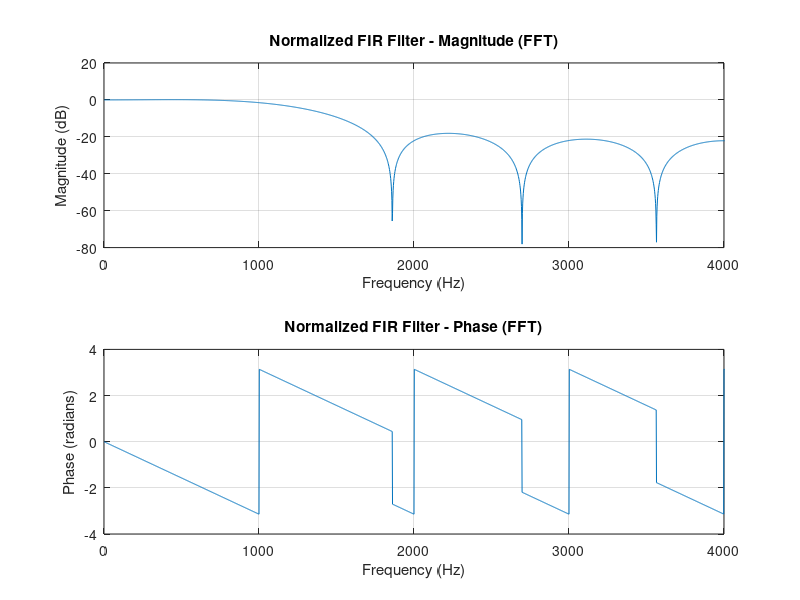
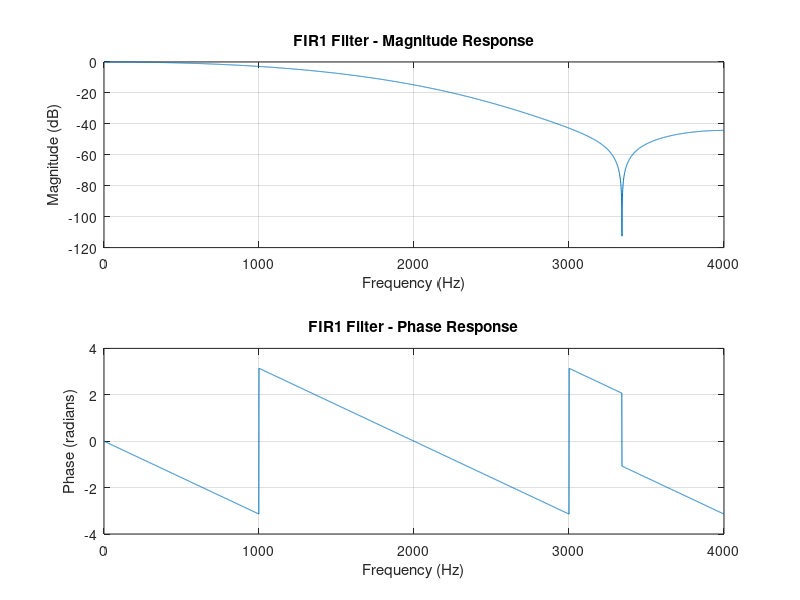
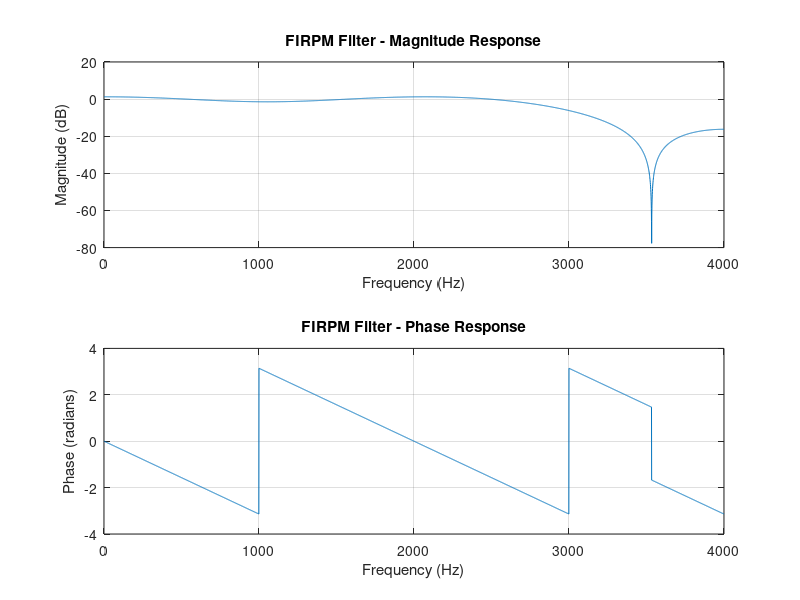
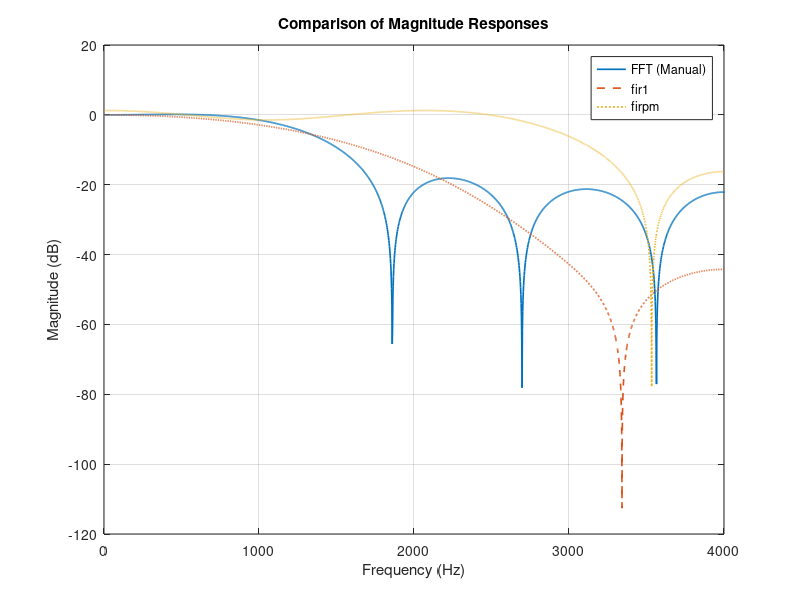

Source code (MATLAB) for these figures, in order:
clc; clear; close all;

%% -------------------------------
% STEP 1: Ideal Impulse Response hd[n]
% H(θ) = 1 for |θ| ≤ π/3 → sinc function in time domain
% hd[n] = (1/π) * ∫_{-π/3}^{π/3} e^(jθn) dθ = sin(πn/3)/(πn)

N = 9;                   % Filter length
M = (N - 1)/2;           % Half-length for symmetric FIR
n = -M:M;                % Time indices

% Ideal impulse response hd[n]
hd = sin(pi*n/3) ./ (pi*n);  
hd(M+1) = 1/3;           % Handle n = 0 separately to avoid NaN

%% -------------------------------
% STEP 2: Apply Rectangular Window (just keep hd as it is)
h = hd;                 % Rectangular window = 1

%% -------------------------------
% STEP 3: Normalize the Filter (DC gain = 1)
h = h / sum(h);         % Normalize DC gain

% Frequency response using FFT (without freqz)
Nfft = 4096;
H_fft = fft(h, Nfft);
H_mag = 20*log10(abs(H_fft));  % dB scale
H_phase = angle(H_fft);

f = (0:Nfft-1)*(8000/Nfft);    % Frequency axis in Hz

% Plot magnitude and phase
figure;
subplot(2,1,1);
plot(f, H_mag);
xlabel('Frequency (Hz)');
ylabel('Magnitude (dB)');
title('Normalized FIR Filter - Magnitude (FFT)');
xlim([0 4000]); grid on;

subplot(2,1,2);
plot(f, H_phase);
xlabel('Frequency (Hz)');
ylabel('Phase (radians)');
title('Normalized FIR Filter - Phase (FFT)');
xlim([0 4000]); grid on;

%% -------------------------------
% STEP 4: FIR Design using fir1 (Rectangular Window)
Wn = (1/3);                      % Normalized cutoff π/3 = 1/3 of π
b_fir1 = fir1(N-1, Wn, 'low');   % FIR low-pass using rectangular window

% Frequency response
[H1, f1] = freqz(b_fir1, 1, Nfft, 8000);
figure;
subplot(2,1,1);
plot(f1, 20*log10(abs(H1)));
xlabel('Frequency (Hz)');
ylabel('Magnitude (dB)');
title('FIR1 Filter - Magnitude Response');
xlim([0 4000]); grid on;

subplot(2,1,2);
plot(f1, angle(H1));
xlabel('Frequency (Hz)');
ylabel('Phase (radians)');
title('FIR1 Filter - Phase Response');
xlim([0 4000]); grid on;

%% -------------------------------
% STEP 5: Design using firpm (Parks-McClellan)
% Bands: [0 2666 3333 4000] Hz (normalized)
f_p = 2000; f_s = 2666;
bands = [0 2666 3333 4000]/(8000/2);
desired = [1 1 0 0];
b_pm = firpm(N-1, bands, desired);

% Frequency response
[H2, f2] = freqz(b_pm, 1, Nfft, 8000);
figure;
subplot(2,1,1);
plot(f2, 20*log10(abs(H2)));
xlabel('Frequency (Hz)');
ylabel('Magnitude (dB)');
title('FIRPM Filter - Magnitude Response');
xlim([0 4000]); grid on;

subplot(2,1,2);
plot(f2, angle(H2));
xlabel('Frequency (Hz)');
ylabel('Phase (radians)');
title('FIRPM Filter - Phase Response');
xlim([0 4000]); grid on;

%% -------------------------------
% STEP 6: Comparison of Magnitude Responses
figure;
plot(f, H_mag, 'LineWidth', 1.2); hold on;
plot(f1, 20*log10(abs(H1)), '--', 'LineWidth', 1.2);
plot(f2, 20*log10(abs(H2)), ':', 'LineWidth', 1.2);
legend('FFT (Manual)', 'fir1', 'firpm');
xlabel('Frequency (Hz)');
ylabel('Magnitude (dB)');
title('Comparison of Magnitude Responses');
xlim([0 4000]);
grid on;
